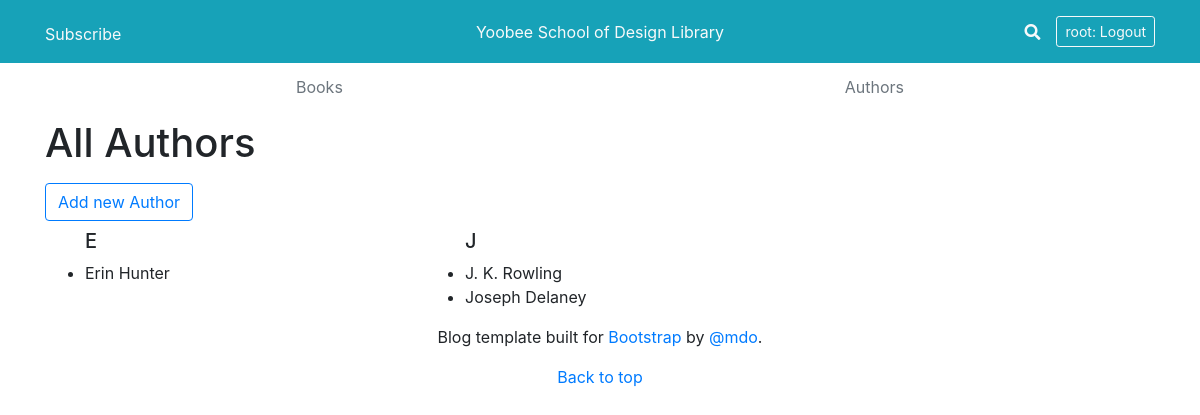
The page /authors/allAuthors.php (signed in) on the database its author committed.
### tables this page shows
CREATE TABLE `authors` (
  `id` tinyint(6) UNSIGNED NOT NULL,
  `name` varchar(100) NOT NULL
);

### authors/allAuthors.php (the view, shortened to what this page needs)
<?php
	require "../includes/head.php";
	$sql = "SELECT * FROM `authors` ORDER BY name ASC";
	$result = mysqli_query($dbc, $sql);
	if($result){
		$allAuthors = mysqli_fetch_all($result, MYSQLI_ASSOC);
		$dauthor = array(); $eauthor = array(); $fauthor = array();
		$jauthor = array(); $kauthor = array(); $lauthor = array();
		foreach($allAuthors as $author){
			$letter = str_split(strtolower($author['name']));
			switch($letter[0]){
				case "e":
					array_push($eauthor, $author);
					break;
				case "j":
					array_push($jauthor, $author);
					break;
			}
		}
	} else {
		die("ERROR: Database SELECT failed");
	}
?>
<div class="container">
	<div class="row mb-2">
		<div class="col">
			<h1>All Authors</h1>
		</div>
	</div>
	<?php if(!empty($_SESSION['username'])): ?>
		<div class="row mb-2">
			<div class="col">
				<a class="btn btn-outline-primary" href="./books/add.php">Add new Author</a>
			</div>
		</div>
	<?php endif; ?>
	<div class="row">
		<div class="col-md-4">
			<?php if(!empty($eauthor)): ?>
				<ul>
					<h5>E</h5>
					<?php foreach($eauthor as $author): ?>
						<li><?= $author['name']; ?></li>
					<?php endforeach; ?>
				</ul>
			<?php endif; ?>
		</div>
		<div class="col-md-4">
			<?php if(!empty($jauthor)): ?>
				<ul>
					<h5>J</h5>
					<?php foreach($jauthor as $author): ?>
						<li><?= $author['name']; ?></li>
					<?php endforeach; ?>
				</ul>
			<?php endif; ?>
		</div>
		<div class="col-md-4">
		</div>
	</div>
</div>
<?php require "../includes/footer.php" ?>

### rows shown on the page
authors: name "Erin Hunter"
authors: name "J. K. Rowling"
authors: name "Joseph Delaney"

### other values the page prints
$_SESSION['username'] "root"
